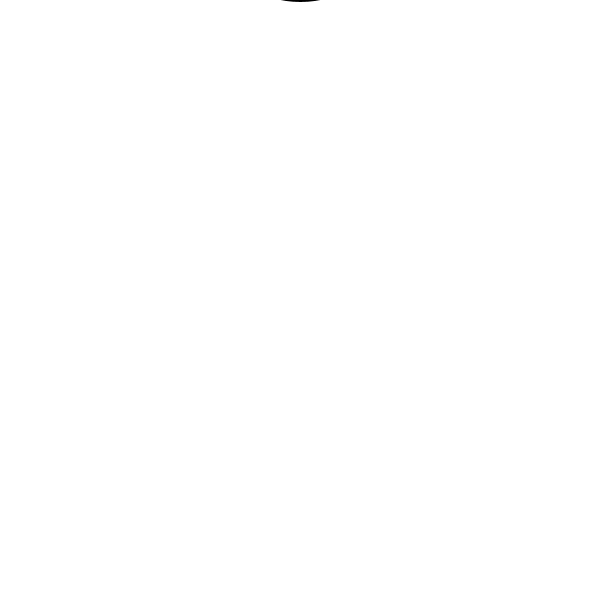
Frame 1 (no input)
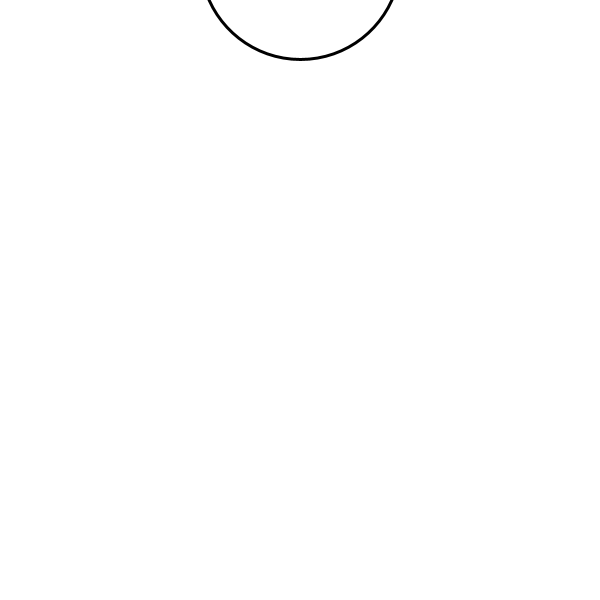
Frame 60 (the mouse pressed at the canvas centre just before this capture)
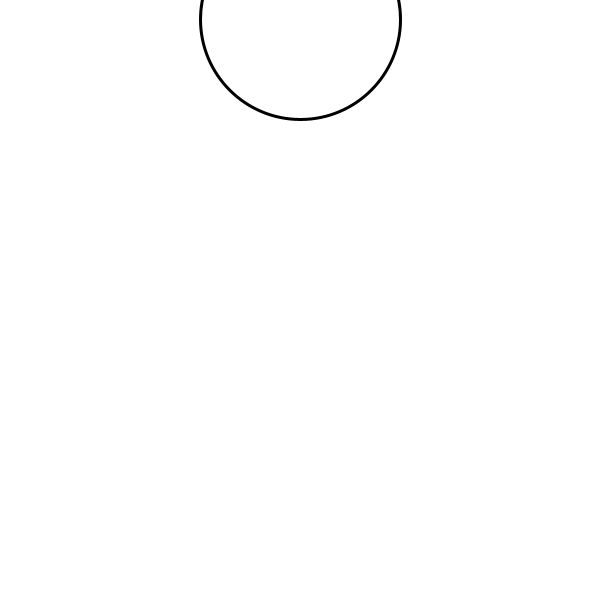
Frame 120 (the mouse held since frame 60 and released just before this capture)

The Processing sketch that drew these frames (run headless with seeded random() and noise(); from frame 60 on, the mouse is pressed at the canvas centre):

// Processing sketch: Top_Bottom_Ellipse_Loop
// ── Top_Bottom_Ellipse_Loop.pde
int y;

void setup(){
  size(600,600);
  y = -100;
}

void draw(){
  strokeWeight(3);
  background(255);
  ellipse(300,y,200,200);
  y = y + 1;
  if (y > 700)
  y = -100;
}
